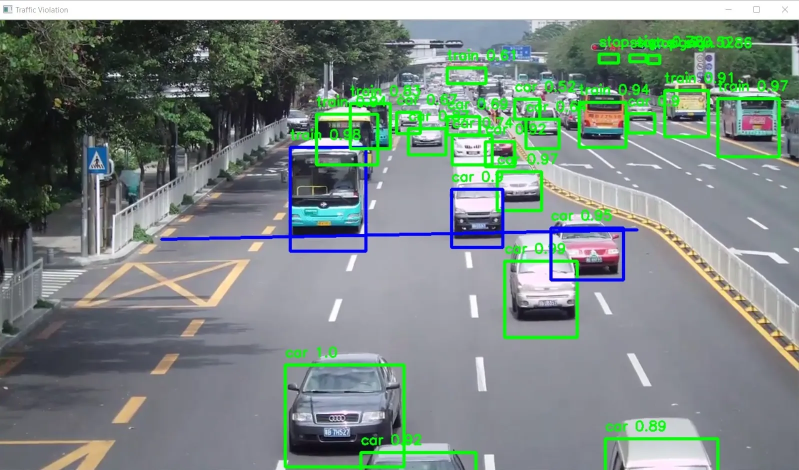
#> input picture Frontend/Violation_Detection_Frame.webp, 1598 x 940 px, given in place of tr.mp4, which was not available (shown at 1/2 size)
$ python track.py
#> lines starting #> are read from the running program, lines starting #| are printed output that depends on the picture; after the words box and inside, x2 and y2 are one past the last pixel; in counts of white or black regions, pixels touching at a corner belong together; pictures that were not available may be replaced by others from this repository, and a replacement may not be noted
import time
import numpy as np
import cv2


cap=cv2.VideoCapture('tr.mp4')

def nothing(x):
    pass
cv2.namedWindow("Trackbars")
cv2.createTrackbar("L - H", "Trackbars", 0, 179, nothing)
#> slider 'L - H' is set to 35
cv2.createTrackbar("L - S", "Trackbars", 0, 255, nothing)
#> slider 'L - S' is set to 51
cv2.createTrackbar("L - V", "Trackbars", 0, 255, nothing)
#> slider 'L - V' is set to 51
cv2.createTrackbar("U - H", "Trackbars", 179, 179, nothing)
cv2.createTrackbar("U - S", "Trackbars", 255, 255, nothing)
cv2.createTrackbar("U - V", "Trackbars", 255, 255, nothing)


count=0
while True:
     ret,frame=cap.read()
#> frame is the input picture: shape (940, 1598, 3); mean B, G, R 131, 136.2, 122.8
     if not ret:
        # If the video reaches the end, rewind it to the start
        cap.set(cv2.CAP_PROP_POS_FRAMES, 0)
        continue

#     count += 1
#     if count % 3 != 0:
#        continue
     frame=cv2.resize(frame,(1020,600))
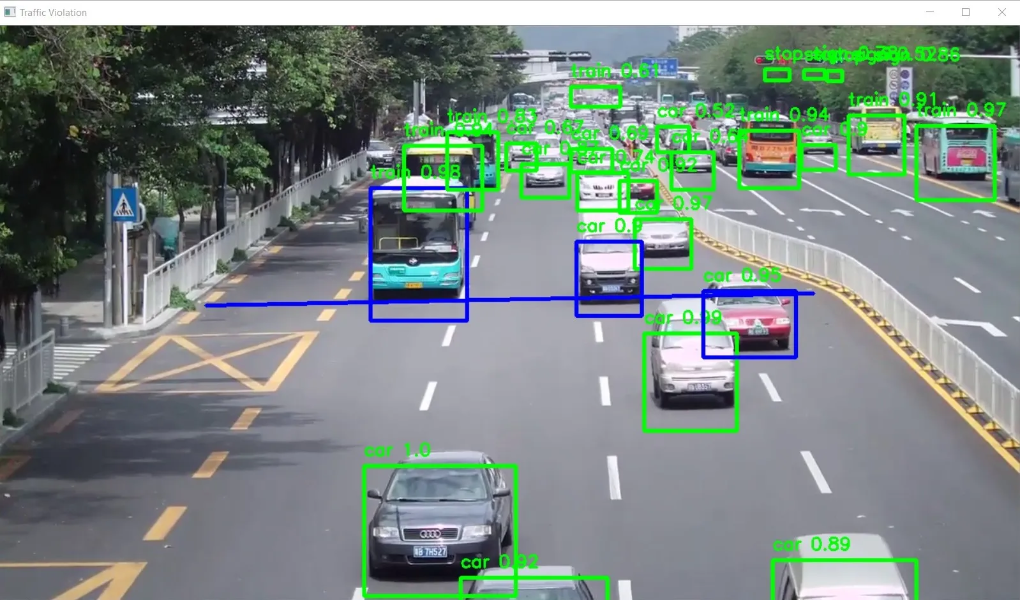
#> frame: shape (600, 1020, 3); mean B, G, R 131, 136.1, 122.7
     hsv = cv2.cvtColor(frame, cv2.COLOR_BGR2HSV)
#> hsv: shape (600, 1020, 3); mean H, S, V 92.7, 44.1, 145.6

     l_h = cv2.getTrackbarPos("L - H", "Trackbars")
     l_s = cv2.getTrackbarPos("L - S", "Trackbars")
     l_v = cv2.getTrackbarPos("L - V", "Trackbars")
     u_h = cv2.getTrackbarPos("U - H", "Trackbars")
     u_s = cv2.getTrackbarPos("U - S", "Trackbars")
     u_v = cv2.getTrackbarPos("U - V", "Trackbars")
     lower_blue = np.array([l_h, l_s, l_v])
     upper_blue = np.array([u_h, u_s, u_v])
     mask = cv2.inRange(hsv, lower_blue, upper_blue)
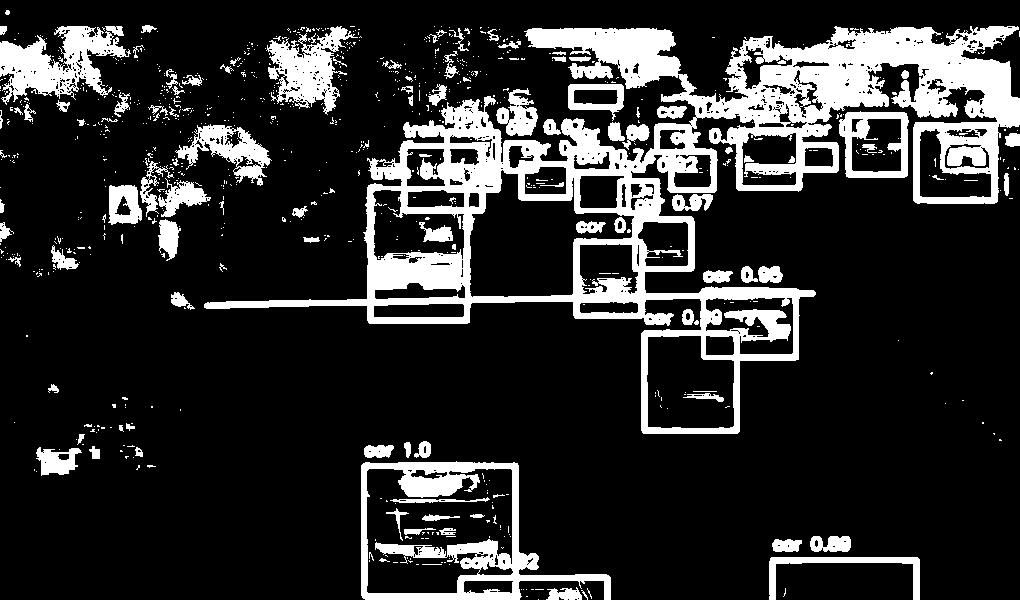
#> mask: shape (600, 1020); 17.8% white; 832 white regions (724 under 20 px), largest, box (x1, y1, x2, y2) and area: (204, 26, 1020, 434) 67358, (361, 461, 611, 600) 8778, (0, 26, 131, 105) 5108
     result = cv2.bitwise_and(frame, frame, mask=mask)
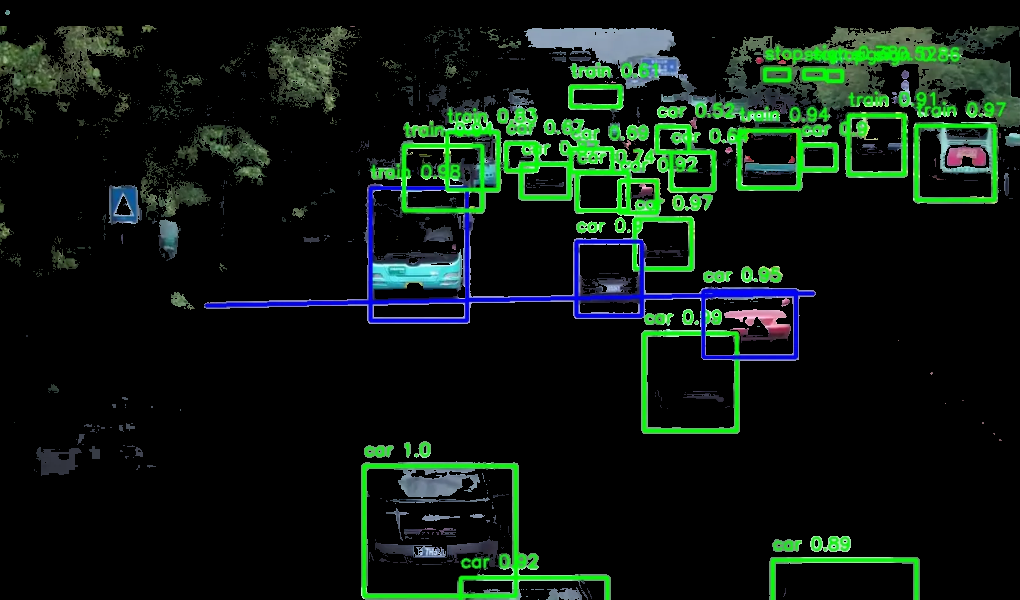
#> result: shape (600, 1020, 3); mean B, G, R 16.9, 24.9, 12.8

    # show thresholded image
     cv2.imshow("mask", mask)
     cv2.imshow("result", result)

     key = cv2.waitKey(0) & 0xFF
#> (key q is pressed here)
     if key == ord("q"):
        break
cap.release()
cv2.destroyAllWindows()

$ run again, on Frontend/dji_0001_20240910221629.webp
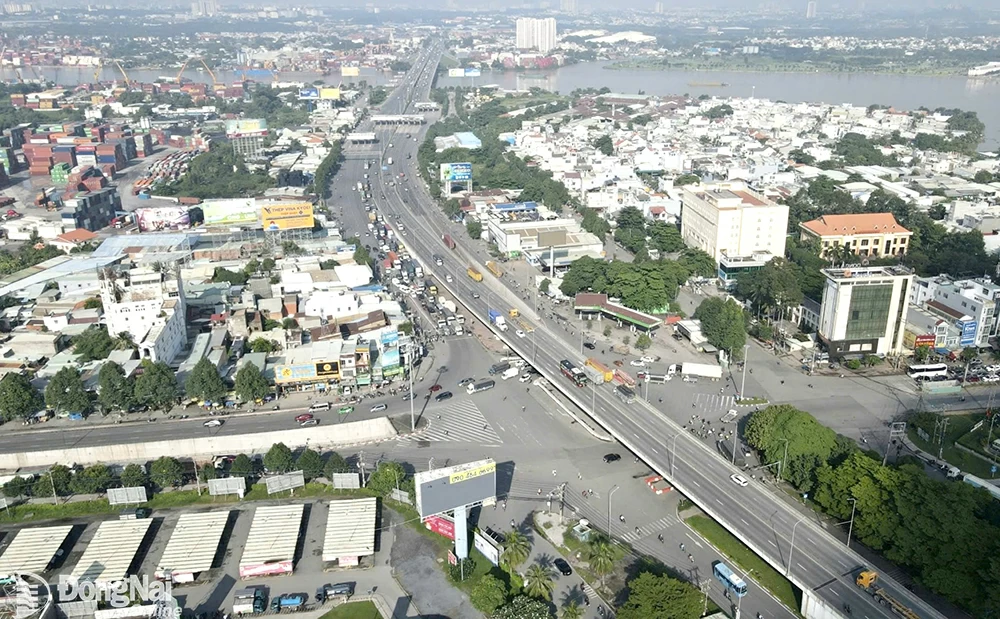
#> input picture Frontend/dji_0001_20240910221629.webp, 1000 x 619 px, given in place of tr.mp4, which was not available
#> frame is the input picture: shape (619, 1000, 3); mean B, G, R 150, 157.2, 151.6
#> frame: shape (600, 1020, 3)
#> hsv: shape (600, 1020, 3); mean H, S, V 60.3, 32.1, 160.2
#> `mask = cv2.inRange(hsv, lower_blue, upper_blue)`:
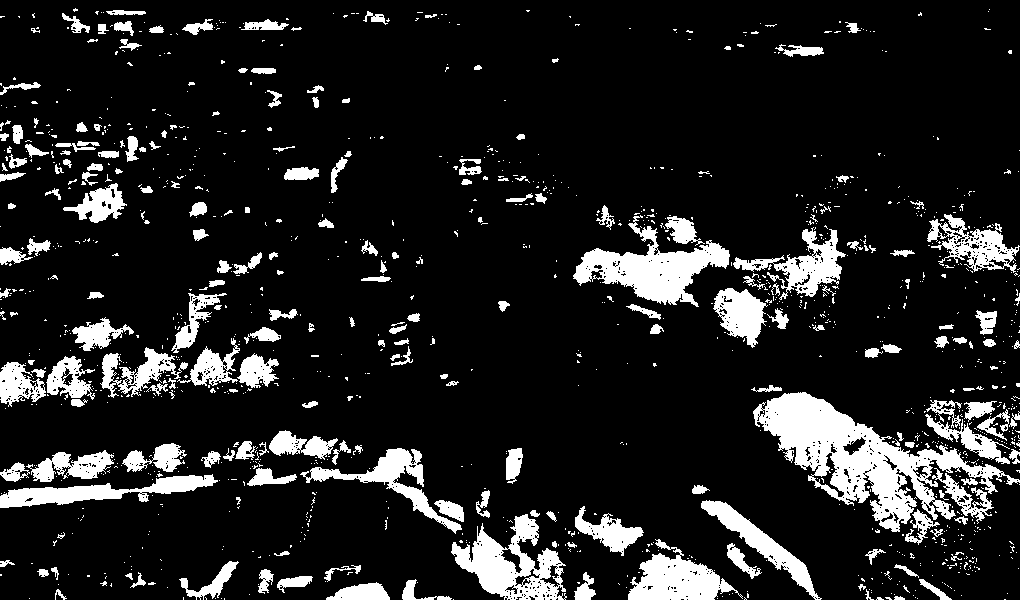
#> mask: shape (600, 1020); 13.2% white; 1283 white regions (1068 under 20 px), largest, box (x1, y1, x2, y2) and area: (753, 392, 1020, 532) 12069, (573, 215, 730, 307) 5463, (451, 514, 567, 600) 4630
#> `result = cv2.bitwise_and(frame, frame, mask=mask)`:
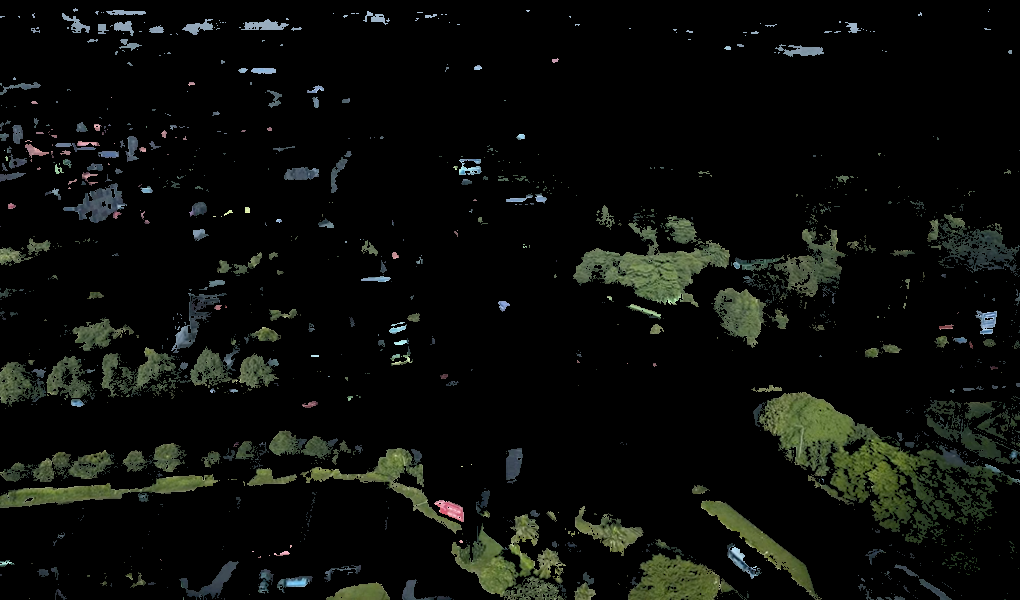
#> result: shape (600, 1020, 3); mean B, G, R 9.8, 12.9, 11
